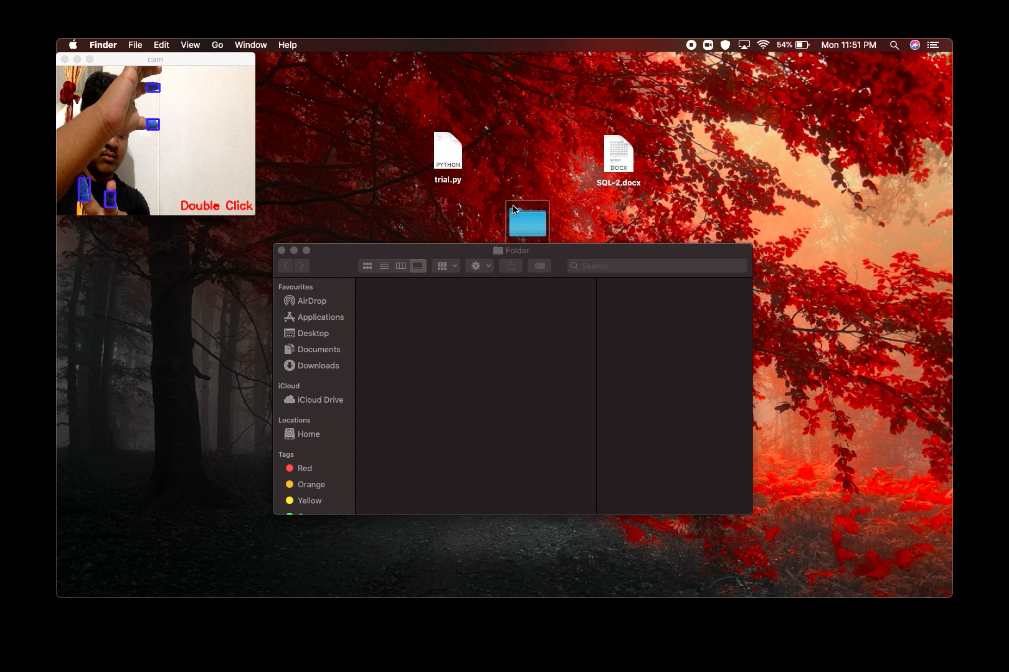
#> input picture images/dc.png, 1009 x 672 px, given in place of the camera
$ jupyter execute --allow-errors 'SampleColor DetectionCode.ipynb'   (older library calls are emulated)   (text cells are left out)
#> lines starting #> are read from the running program, lines starting #| are printed output that depends on the picture; after the words box and inside, x2 and y2 are one past the last pixel; in counts of white or black regions, pixels touching at a corner belong together
[cell 1]
import cv2
import numpy as np #importing libraries

[cell 2]
lB=np.array([124,80,40])
uB=np.array([179,255,255]) #lower and upper bound of HSV values for red (object color)

[cell 3]
cam = cv2.VideoCapture(0) #Video Capture Start

[cell 4]
ret, img = cam.read() #Image Captured
#> img is the input picture: shape (672, 1009, 3); mean B, G, R 28, 32, 64.5

[cell 5]
img = cv2.resize(img,(340,220)) #Image frame size defines
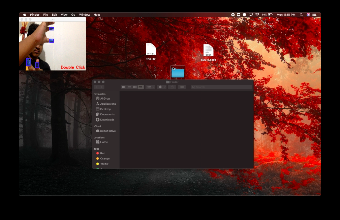
#> img: shape (220, 340, 3); mean B, G, R 28.1, 32, 64.6

[cell 6]
imgHSV = cv2.cvtColor(img,cv2.COLOR_BGR2HSV) #Image color scheme set to HSV
#> imgHSV: shape (220, 340, 3); mean H, S, V 44.2, 89.2, 65.1

[cell 7]
mask = cv2.inRange(imgHSV,lB,uB) #Mask obtained
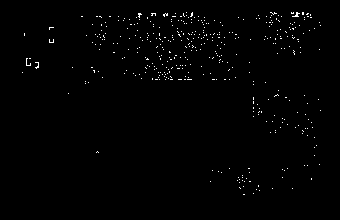
#> mask: shape (220, 340); 0.87% white in thin lines or dots, all inside (x1, y1, x2, y2) = (22, 12, 321, 195)

[cell 8]
cv2.imshow("mask",mask)
cv2.imshow("cam",img)
cv2.waitKey(10)

[cell 9]
kernelOpen=np.ones((5,5))
kernelClose=np.ones((20,20))

maskOpen=cv2.morphologyEx(mask,cv2.MORPH_OPEN,kernelOpen)
#> maskOpen: shape (220, 340); every value is 0
maskClose=cv2.morphologyEx(maskOpen,cv2.MORPH_CLOSE,kernelClose)

[cell 10]
cv2.imshow("maskClose",maskClose)
cv2.imshow("maskOpen",maskOpen)
cv2.waitKey(10)

[cell 11]
maskFinal=maskClose
conts,h=cv2.findContours(maskFinal.copy(),cv2.RETR_EXTERNAL,cv2.CHAIN_APPROX_NONE)
#> conts = []; h = None
cv2.drawContours(img,conts,-1,(255,0,0),3)

[cell 12]
temp = []
for i in range(len(conts)):
    x,y,w,h=cv2.boundingRect(conts[i])
    temp.append(cv2.rectangle(img,(x,y),(x+w,y+h),(0,0,255), 2))
#> this loop made 0 passes
#> after the loop, temp = []

    #cv2.cv.PutText(cv2.cv.fromarray(img), str(i+1),(x,y+h),font,(0,255,255))

$ run again, on images/lc.png
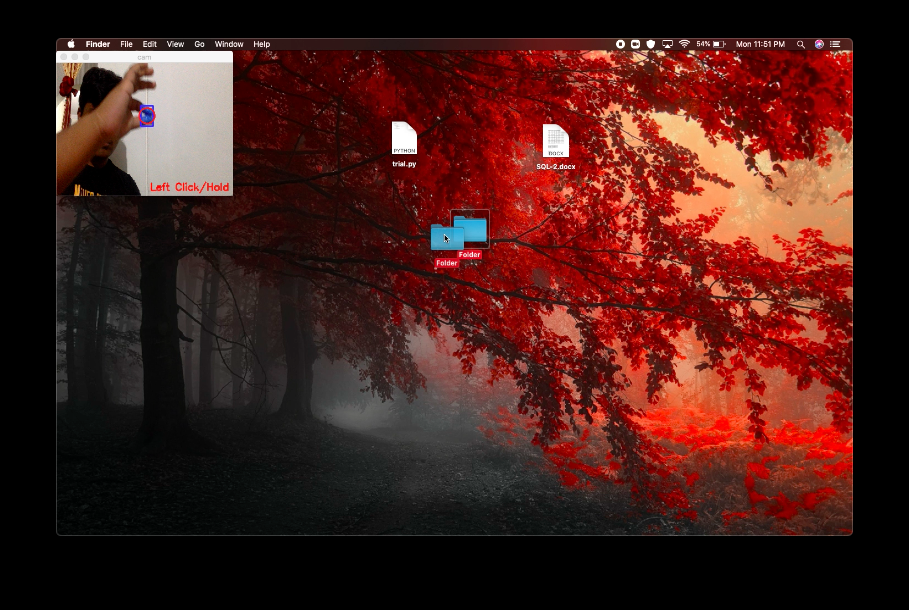
#> input picture images/lc.png, 909 x 610 px, given in place of the camera
#> img is the input picture: shape (610, 909, 3); mean B, G, R 25.3, 30.1, 70.8
#> `img = cv2.resize(img,(340,220))`:
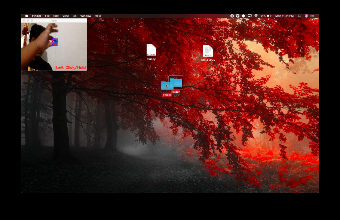
#> img: shape (220, 340, 3); mean B, G, R 25, 29.8, 70.5
#> imgHSV: shape (220, 340, 3); mean H, S, V 14.6, 103.8, 71.1
#> `mask = cv2.inRange(imgHSV,lB,uB)`:
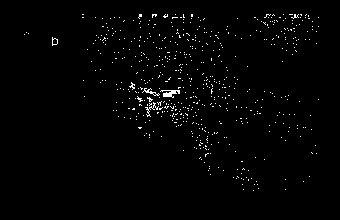
#> mask: shape (220, 340); 1.5% white in thin lines or dots, all inside (x1, y1, x2, y2) = (24, 14, 319, 191)
#> maskOpen: shape (220, 340); every value is 0
#> conts = []; h = None
#> after the loop `for i in range(len(conts)):`: temp = []
